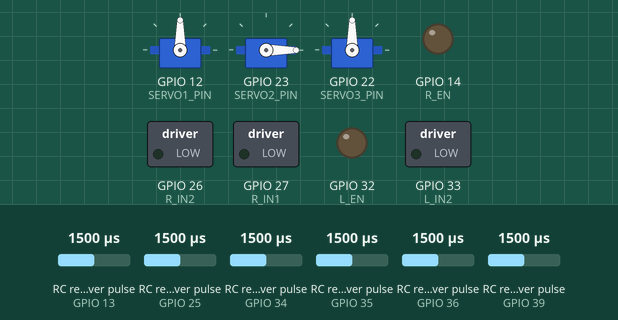
Bench run of a sketch on a simulated ESP32. Shown: 3 × servo, switched loads named in the sketch (green lamp = pin HIGH), output pins drawn as LEDs (lit = HIGH). Wiring (inferred from the names in the program): 6 × RC receiver channel: data GPIO 13 / data GPIO 25 / data GPIO 34 / data GPIO 35 / data GPIO 36 / data GPIO 39. Inputs (shaded band) come from the test bench; at power-on: RC receiver pulse (sensors on GPIO 13, GPIO 34, GPIO 35, GPIO 36, GPIO 39, GPIO 25) 1500 µs.

Above: at 1.2 s.
1.3 s: RC receiver pulse (sensor on GPIO 13) set to 1020 µs
At 2.1 s:
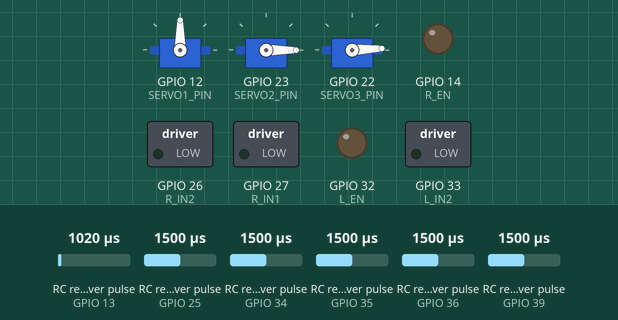
2.8 s: RC receiver pulse (sensor on GPIO 34) set to 1020 µs
At 4.0 s:
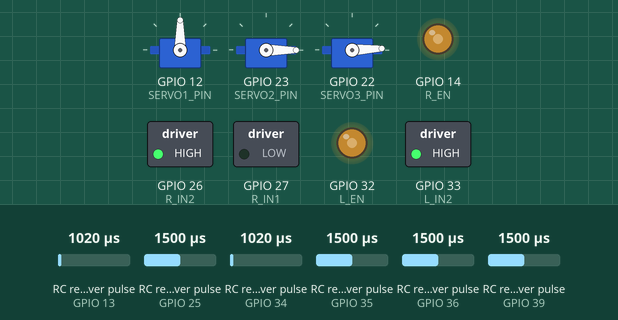
4.4 s: RC receiver pulse (sensor on GPIO 35) set to 1020 µs
At 5.2 s:
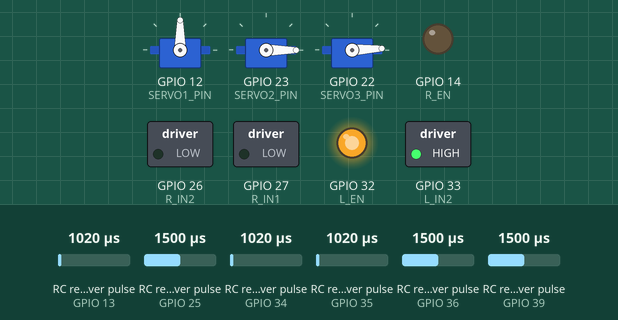
6.0 s: RC receiver pulse (sensor on GPIO 36) set to 1020 µs
At 6.5 s:
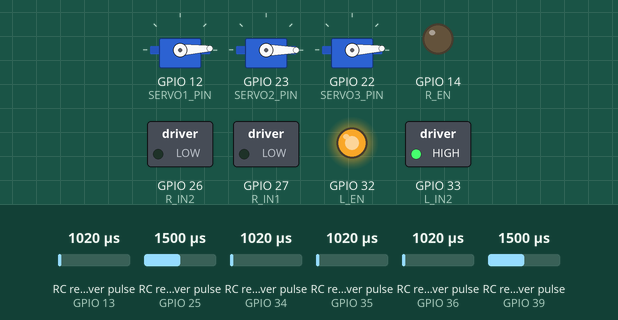
7.6 s: RC receiver pulse (sensor on GPIO 39) set to 1492 µs
At 8.9 s:
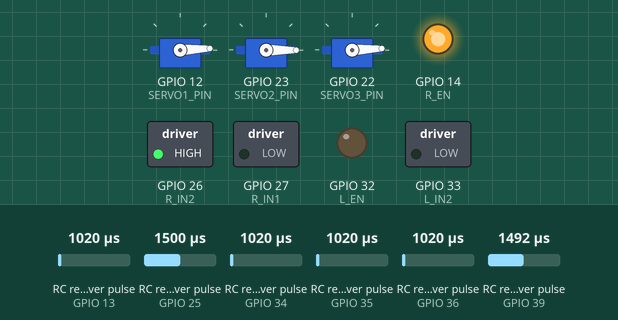
9.2 s: RC receiver pulse (sensor on GPIO 13) set to 1250 µs
At 9.6 s:
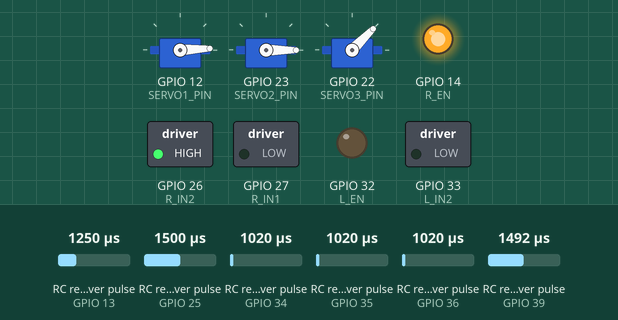
Timing chart, 0 to 11.7 s (numbered marks = the images above; inputs shaded):
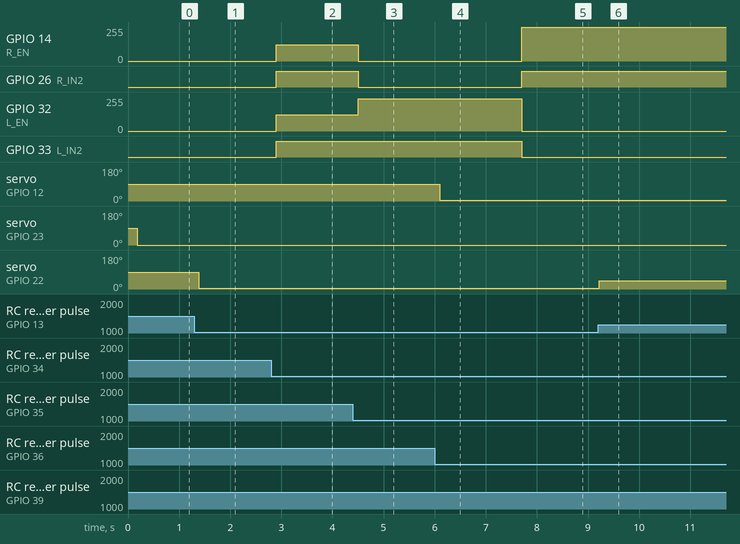

Measured:
- the behaviour switches between 1500 and 1499 µs on RC receiver pulse (sensor on GPIO 39) (found by bisection; images 4 and 5)
- after the input at 1.3 s, servo on GPIO 22 (SERVO3_PIN): 90° → 3° after 0.08 s
- after the input at 2.8 s, GPIO 14 (R_EN), GPIO 32 (L_EN): 0/255 → 122/255 after 0.10 s; GPIO 26 (R_IN2), GPIO 33 (L_IN2): LOW → HIGH after 0.10 s
- after the input at 4.4 s, GPIO 14 (R_EN): 122/255 → 0/255 after 0.10 s; GPIO 26 (R_IN2): HIGH → LOW after 0.10 s; GPIO 32 (L_EN): 122/255 → 243/255 after 0.10 s
- after the input at 6.0 s, servo on GPIO 12 (SERVO1_PIN): 90° → 3° after 0.10 s
- after the input at 7.6 s, GPIO 14 (R_EN): 0/255 → 255/255 after 0.10 s; GPIO 26 (R_IN2): LOW → HIGH after 0.10 s; GPIO 32 (L_EN): 243/255 → 0/255 after 0.10 s; GPIO 33 (L_IN2): HIGH → LOW after 0.10 s
- after the input at 9.2 s, servo on GPIO 22 (SERVO3_PIN): 3° → 45° at once

The sketch:

esp32_flysky.ino
```cpp
#include <ESP32Servo.h>

// ---------------------- FlySky Receiver Input Pins ----------------------
#define CH1_PIN 35  // Forward/Backward
#define CH2_PIN 34  // Left/Right
#define CH3_PIN 36  // Servo 1
#define CH4_PIN 25  // Servo 2
#define CH5_PIN 39  // Speed Mode toggle Switch
#define CH6_PIN 13  // Servo 3

// ---------------------- L298N Motor Driver Pins ----------------------
// Right Motor
#define R_IN1 27  // IN1
#define R_IN2 26  // IN2
#define R_EN 14   // PWM (EnA)

// Left Motor
#define L_IN1 25  // IN3
#define L_IN2 33  // IN4
#define L_EN 32   // PWM (EnB)

// ---------------------- PWM Channels ----------------------
#define L_EN_CH 0
#define R_EN_CH 1

// ---------------------- Servo Pins ----------------------
#define SERVO1_PIN 12
#define SERVO2_PIN 23
#define SERVO3_PIN 22

// ---------------------- Global Variables ----------------------
float speedMultiplier = 1.0;  // Initially Full Speed
Servo servo1, servo2, servo3;

// ---------------------- Functions ----------------------
int applyDeadband(int value, int threshold = 10) {
  return (abs(value) < threshold) ? 0 : value;
}

void setup() {
  Serial.begin(115200);

  // Receiver inputs
  pinMode(CH1_PIN, INPUT);
  pinMode(CH2_PIN, INPUT);
  pinMode(CH3_PIN, INPUT);
  pinMode(CH4_PIN, INPUT);
  pinMode(CH5_PIN, INPUT);
  pinMode(CH6_PIN, INPUT);

  // Motor control pins
  pinMode(L_IN1, OUTPUT);
  pinMode(L_IN2, OUTPUT);
  pinMode(R_IN1, OUTPUT);
  pinMode(R_IN2, OUTPUT);

  // Setup PWM channels for motor enable pins
  ledcSetup(L_EN_CH, 1000, 8);
  ledcAttachPin(L_EN, L_EN_CH);
  ledcSetup(R_EN_CH, 1000, 8);
  ledcAttachPin(R_EN, R_EN_CH);

  // Attach servos
  servo1.attach(SERVO1_PIN);
  servo2.attach(SERVO2_PIN);
  servo3.attach(SERVO3_PIN);

  stopMotors();
}

void loop() {
  // Read FlySky PWM signals
  int ch1 = pulseIn(CH1_PIN, HIGH, 25000);
  int ch2 = pulseIn(CH2_PIN, HIGH, 25000);
  int ch3 = pulseIn(CH3_PIN, HIGH, 25000);
  int ch4 = pulseIn(CH4_PIN, HIGH, 25000);
  int ch5 = pulseIn(CH5_PIN, HIGH, 25000);
  int ch6 = pulseIn(CH6_PIN, HIGH, 25000);

  // Fail-safe: stop motors if signals are invalid
  if (ch1 < 500 || ch1 > 2200 || ch2 < 500 || ch2 > 2200) {
    stopMotors();
    return;
  }

  // Speed mode toggle (CH5 switch)
  speedMultiplier = (ch5 < 1500) ? 1.0 : 0.5;

  // Map FlySky joystick to movement
  int x = map(ch1, 1000, 2000, -255, 255) * speedMultiplier;
  int y = map(ch2, 1000, 2000, -255, 255) * speedMultiplier;

  x = applyDeadband(x);
  y = applyDeadband(y);

  // Motor mixing for left and right wheels
  int leftSpeed, rightSpeed;
  if (y <= -150) {  // backward mixing
    leftSpeed = y - x;
    rightSpeed = y + x;
  } else {  // forward mixing
    leftSpeed = y + x;
    rightSpeed = y - x;
  }

  leftSpeed = constrain(leftSpeed, -255, 255);
  rightSpeed = constrain(rightSpeed, -255, 255);

  // Apply motor control
  setMotor(L_IN1, L_IN2, L_EN_CH, leftSpeed);
  setMotor(R_IN1, R_IN2, R_EN_CH, rightSpeed);

  // ---------------------- Servo Control ----------------------
  int servo1_angle = map(ch3, 1000, 2000, 0, 180);
  int servo2_angle = map(ch4, 1000, 2000, 0, 180);
  int servo3_angle = map(ch6, 1000, 2000, 0, 180);

  servo1.write(servo1_angle);
  servo2.write(servo2_angle);
  servo3.write(servo3_angle);
}

// ---------------------- Motor Functions ----------------------
void setMotor(uint8_t IN1, uint8_t IN2, uint8_t EN_CH, int speed) {
  if (speed > 0) {
    digitalWrite(IN1, HIGH);
    digitalWrite(IN2, LOW);
    ledcWrite(EN_CH, speed);
  } else if (speed < 0) {
    digitalWrite(IN1, LOW);
    digitalWrite(IN2, HIGH);
    ledcWrite(EN_CH, -speed);
  } else {
    digitalWrite(IN1, LOW);
    digitalWrite(IN2, LOW);
    ledcWrite(EN_CH, 0);
  }
}

void stopMotors() {
  setMotor(L_IN1, L_IN2, L_EN_CH, 0);
  setMotor(R_IN1, R_IN2, R_EN_CH, 0);
}
```
